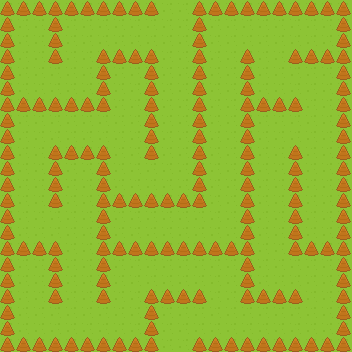

This is a level from a 2D game, rendered from its Tiled map with the project's own tilesets. A one-line summary and the complete map file follow:
An orthogonal 22x22 tile map with 16x16 px tiles, 2 tile layers (Tile Layer 1, Tile Layer 2).

<map version="1.0" orientation="orthogonal" renderorder="right-down" width="22" height="22" tilewidth="16" tileheight="16" nextobjectid="1">
 <tileset firstgid="1" name="roguelikeSheet_transparent" tilewidth="16" tileheight="16" spacing="4" tilecount="1767" columns="57">
  <image source="../Spritesheet/roguelikeSheet_transparent.png" width="1136" height="616" />
 </tileset>
 <layer name="Tile Layer 1" width="22" height="22">
  <data encoding="csv">
63,63,63,63,63,63,63,63,63,63,63,63,63,63,63,63,63,63,63,63,63,63,
63,63,63,63,63,63,63,63,63,63,63,63,63,63,63,63,63,63,63,63,63,63,
63,63,63,63,63,63,63,63,63,63,63,63,63,63,63,63,63,63,63,63,63,63,
63,63,63,63,63,63,63,63,63,63,63,63,63,63,63,63,63,63,63,63,63,63,
63,63,63,63,63,63,63,63,63,63,63,63,63,63,63,63,63,63,63,63,63,63,
63,63,63,63,63,63,63,63,63,63,63,63,63,63,63,63,63,63,63,63,63,63,
63,63,63,63,63,63,63,63,63,63,63,63,63,63,63,63,63,63,63,63,63,63,
63,63,63,63,63,63,63,63,63,63,63,63,63,63,63,63,63,63,63,63,63,63,
63,63,63,63,63,63,63,63,63,63,63,63,63,63,63,63,63,63,63,63,63,63,
63,63,63,63,63,63,63,63,63,63,63,63,63,63,63,63,63,63,63,63,63,63,
63,63,63,63,63,63,63,63,63,63,63,63,63,63,63,63,63,63,63,63,63,63,
63,63,63,63,63,63,63,63,63,63,63,63,63,63,63,63,63,63,63,63,63,63,
63,63,63,63,63,63,63,63,63,63,63,63,63,63,63,63,63,63,63,63,63,63,
63,63,63,63,63,63,63,63,63,63,63,63,63,63,63,63,63,63,63,63,63,63,
63,63,63,63,63,63,63,63,63,63,63,63,63,63,63,63,63,63,63,63,63,63,
63,63,63,63,63,63,63,63,63,63,63,63,63,63,63,63,63,63,63,63,63,63,
63,63,63,63,63,63,63,63,63,63,63,63,63,63,63,63,63,63,63,63,63,63,
63,63,63,63,63,63,63,63,63,63,63,63,63,63,63,63,63,63,63,63,63,63,
63,63,63,63,63,63,63,63,63,63,63,63,63,63,63,63,63,63,63,63,63,63,
63,63,63,63,63,63,63,63,63,63,63,63,63,63,63,63,63,63,63,63,63,63,
63,63,63,63,63,63,63,63,63,63,63,63,63,63,63,63,63,63,63,63,63,63,
63,63,63,63,63,63,63,63,63,63,63,63,63,63,63,63,63,63,63,63,63,63
</data>
 </layer>
 <layer name="Tile Layer 2" width="22" height="22">
  <data encoding="csv">
531,531,531,531,531,531,531,531,531,531,0,0,531,531,531,531,531,531,531,531,531,531,
531,0,0,531,0,0,0,0,0,0,0,0,531,0,0,0,0,0,0,0,0,531,
531,0,0,531,0,0,0,0,0,0,0,0,531,0,0,0,0,0,0,0,0,531,
531,0,0,531,0,0,531,531,531,531,0,0,531,0,0,531,0,0,531,531,531,531,
531,0,0,0,0,0,531,0,0,531,0,0,531,0,0,531,0,0,0,0,0,531,
531,0,0,0,0,0,531,0,0,531,0,0,531,0,0,531,0,0,0,0,0,531,
531,531,531,531,531,531,531,0,0,531,0,0,531,0,0,531,531,531,531,0,0,531,
531,0,0,0,0,0,0,0,0,531,0,0,531,0,0,531,0,0,0,0,0,531,
531,0,0,0,0,0,0,0,0,531,0,0,531,0,0,531,0,0,0,0,0,531,
531,0,0,531,531,531,531,0,0,531,0,0,531,0,0,531,0,0,531,0,0,531,
531,0,0,531,0,0,531,0,0,0,0,0,531,0,0,531,0,0,531,0,0,531,
531,0,0,531,0,0,531,0,0,0,0,0,531,0,0,531,0,0,531,0,0,531,
531,0,0,531,0,0,531,531,531,531,531,531,531,0,0,531,0,0,531,0,0,531,
531,0,0,0,0,0,531,0,0,0,0,0,0,0,0,531,0,0,531,0,0,531,
531,0,0,0,0,0,531,0,0,0,0,0,0,0,0,531,0,0,531,0,0,531,
531,531,531,531,0,0,531,531,531,531,531,531,531,531,531,531,0,0,531,531,531,531,
531,0,0,531,0,0,531,0,0,0,0,0,0,0,0,531,0,0,0,0,0,531,
531,0,0,531,0,0,531,0,0,0,0,0,0,0,0,531,0,0,0,0,0,531,
531,0,0,531,0,0,531,0,0,531,531,531,531,0,0,531,531,531,531,0,0,531,
531,0,0,0,0,0,0,0,0,531,0,0,0,0,0,0,0,0,0,0,0,531,
531,0,0,0,0,0,0,0,0,531,0,0,0,0,0,0,0,0,0,0,0,531,
531,531,531,531,531,531,531,531,531,531,0,0,531,531,531,531,531,531,531,531,531,531
</data>
 </layer>
</map>
